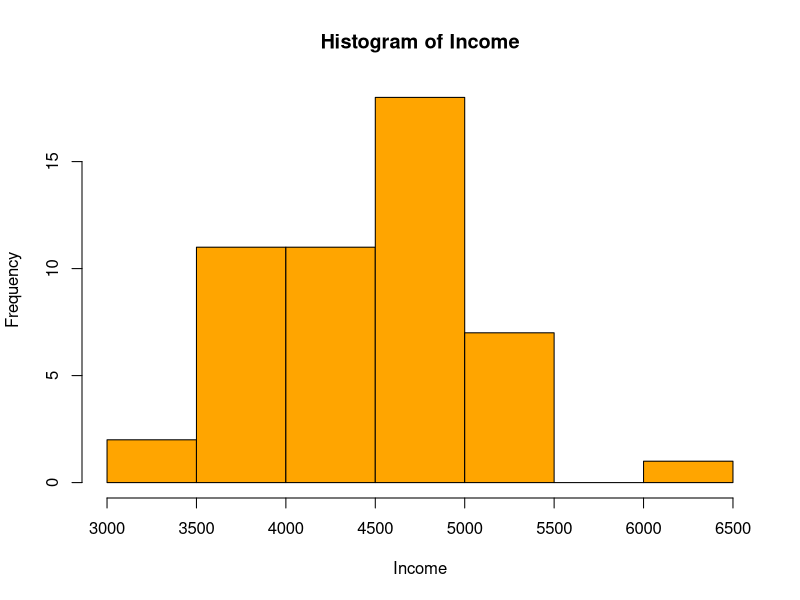
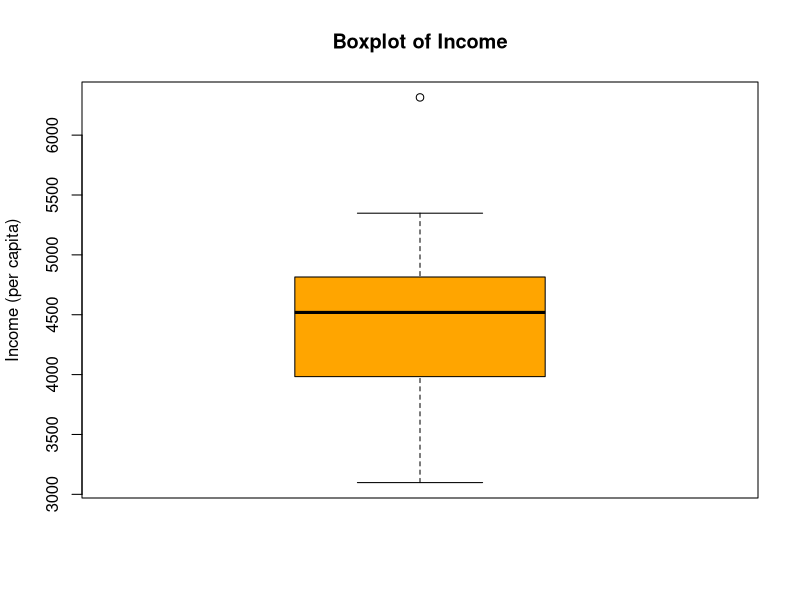
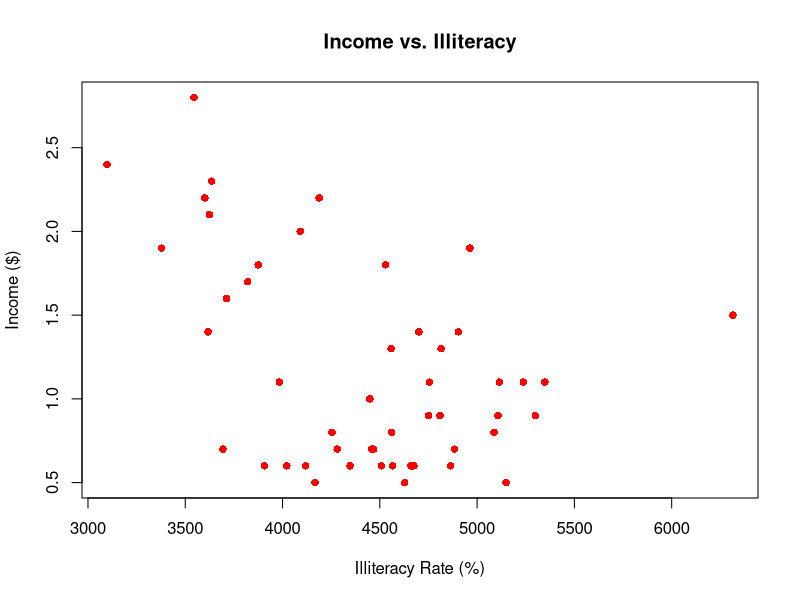
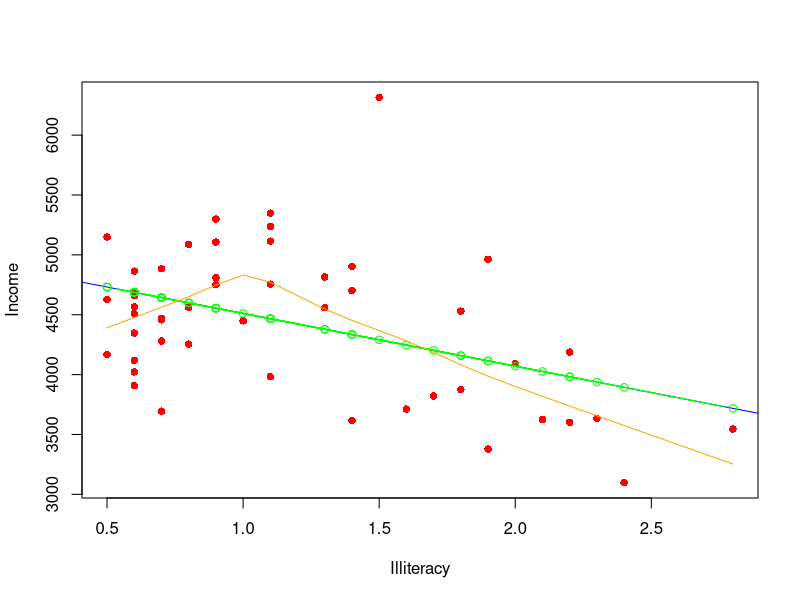
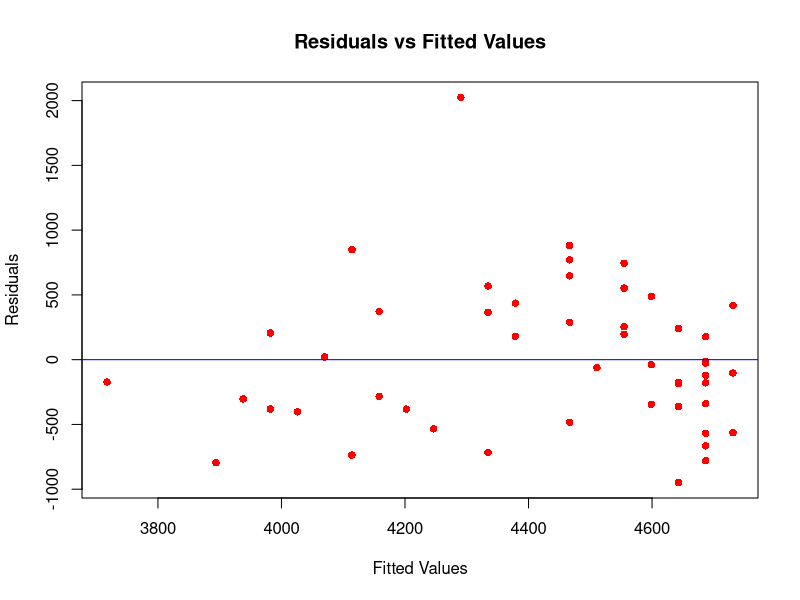
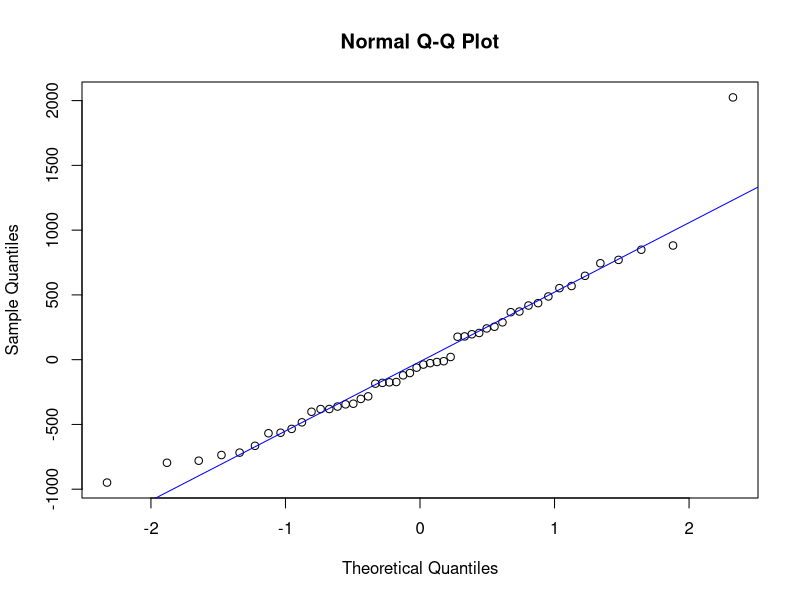
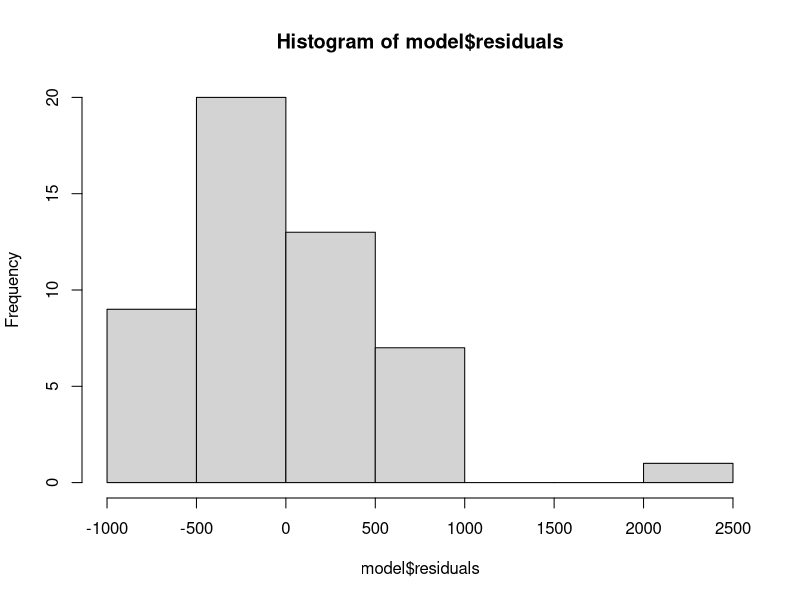

Here is the R script that generated these plots, in order:



##### Load the dataset
states <- as.data.frame(state.x77)



##### check cols and rows
# check for cols
length(states)
if (length(states) != 0) {
  print("Not empty")
}
# check for rows
nrow(states)



##### exploring the dataset
# dimensions
dim(states)
# structure
str(states)



##### histograms
hist(
  states$Income,
  col = "orange",
  main = "Histogram of Income",
  xlab = "Income"
)



##### boxplot
boxplot(
  states$Income,
  col = "orange",
  main = "Boxplot of Income",
  ylab = "Income (per capita)"
)


##### scatter plot
plot(
  states$Income,
  states$Illiteracy,
  pch = 16,
  col = "red",
  main = "Income vs. Illiteracy",
  xlab = "Illiteracy Rate (%)",
  ylab = "Income ($)"
)



##### compute correlation coefficient
cor(states$Income, states$Illiteracy)



##### build a linear model
model <- lm(Income ~ Illiteracy, data = states)



##### model summary
summary(model)


##### Assumptions of Linear Regression
# linearity
#   the relationship between the independent and dependent variables is linear
# independence
#   observations are independent
# homoscedasticity
#   the variance of residual is the same
#       for any value of the independent variable
# normality
#   the residuals of the model are normally distributed
# no multicollinearity
#   independent variables are not highly correlated with each other



##### plotting the regression line
# puts the columns of states into the search path
attach(states)
# train the model
model <- lm(Income ~ Illiteracy, data = states)
# plot the actual data
plot(Illiteracy, Income, pch = 16, col = "red")
# add the regression line
abline(lm(Income ~ Illiteracy), col = "blue")
# add predicted values as points
lines(Illiteracy, lm(Income ~ Illiteracy)$fitted.values, col="green", type='b')
# diagnostic tool: add a lowess smoother
lines(lowess(Illiteracy, Income), col="orange")



##### plotting the residuals
plot(model$fitted.values, model$residuals, pch = 16, col = 'red',
     main="Residuals vs Fitted Values",
     xlab="Fitted Values",
     ylab="Residuals")
abline(h=0, col="blue")



##### QQ plot of residuals
# linear regression assumes
#   ε∼N(0,σ2)
# slope β formula works purely from geometry (matrix manipulations)
#   no normality needed
# why we care about normal residuals
#   hypothesis testing for coefficients
#   this derived slope is statistically significant 0.95
# the theoretical quantile
#   derived from inverse normal CDF
qqnorm(model$residuals)
qqline(model$residuals, col = "blue")



##### histogram of the model residuals
hist(model$residuals)


##### random string here
